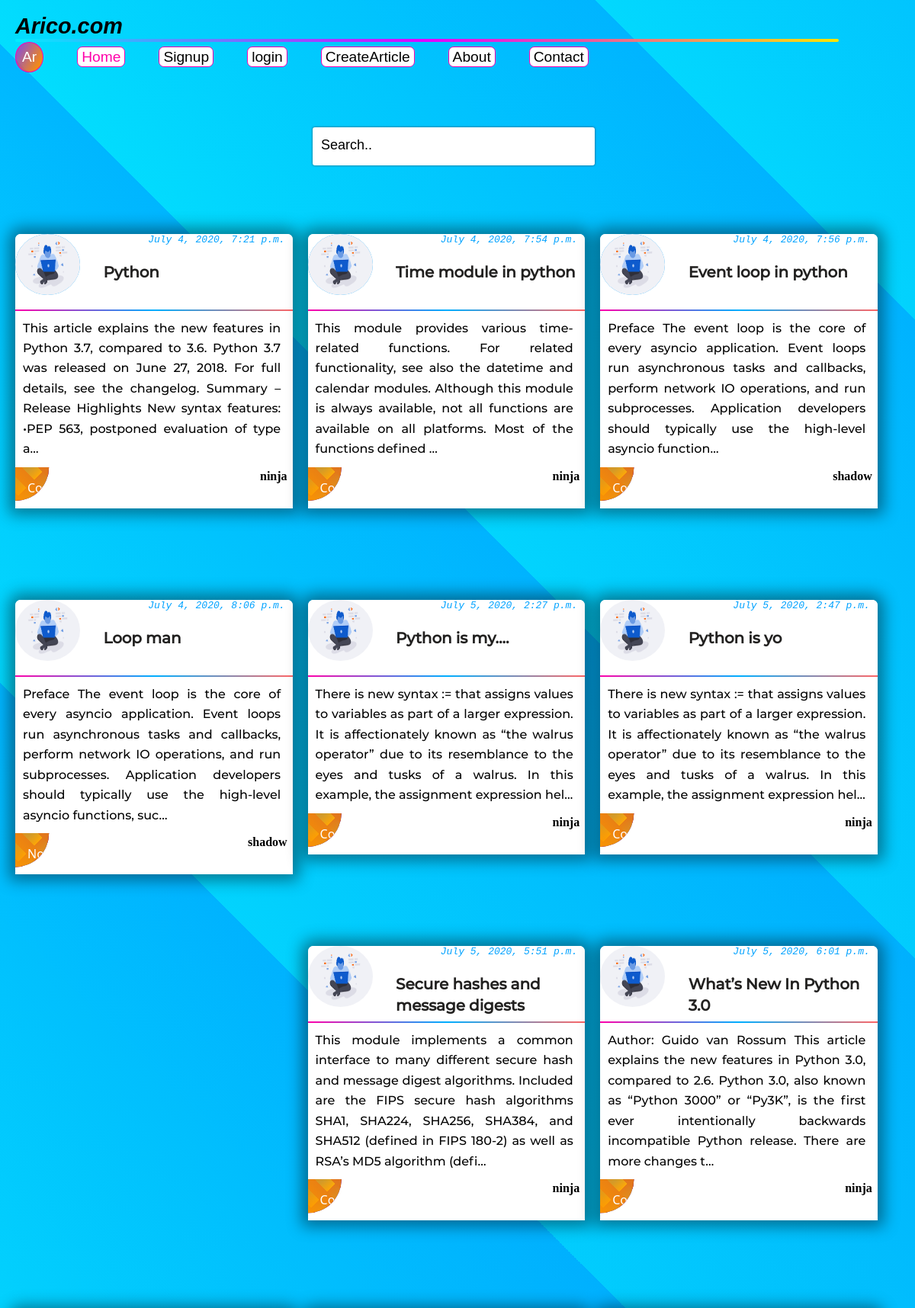
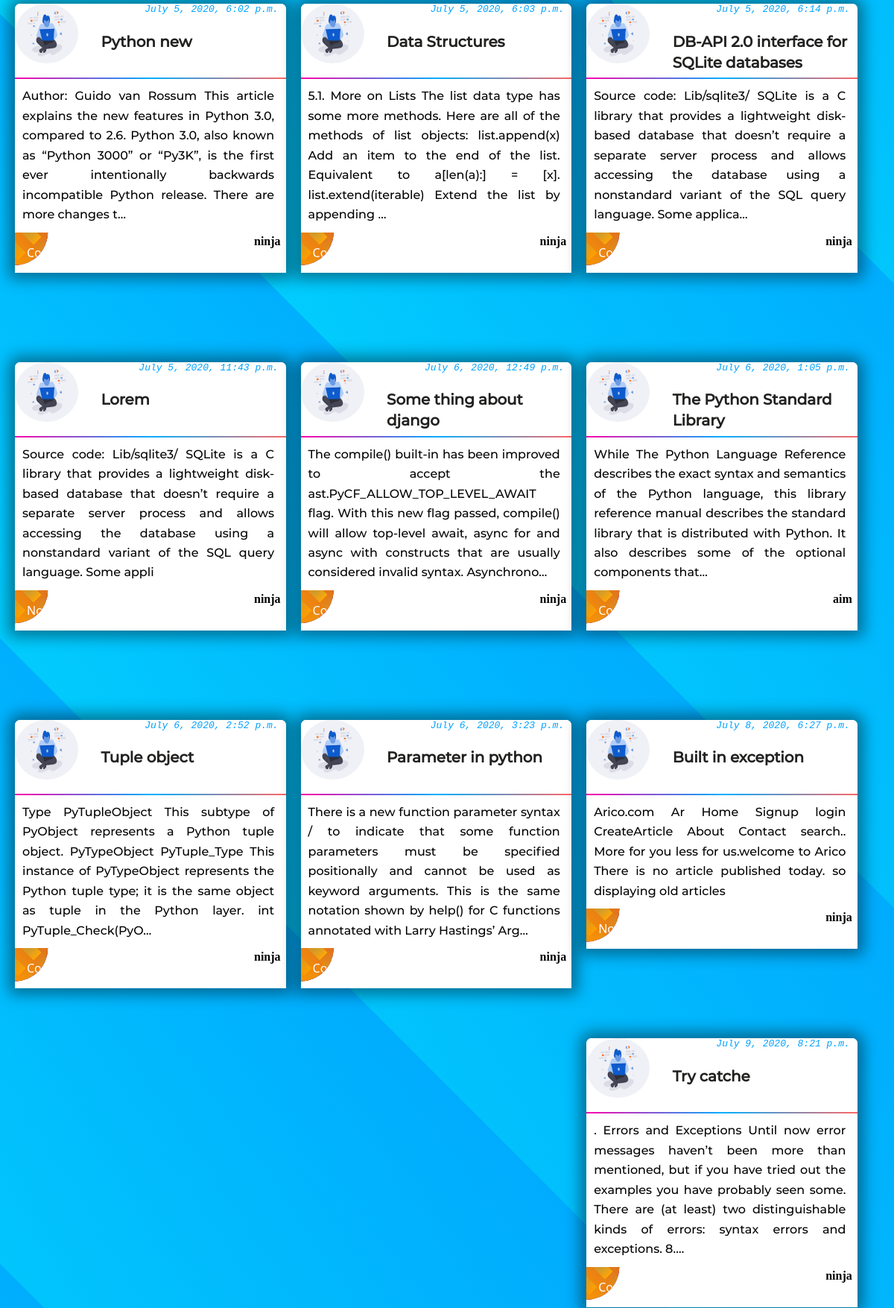
The app's page /search/ (upper part) with its own data (2 pictures, top to bottom).
### article/models.py (models this page shows, shortened)
class arti(models.Model):
    sno=models.AutoField(primary_key=True)
    content=models.TextField()
    cUser=models.ForeignKey(User,on_delete=models.CASCADE,default='server')
    heading=models.CharField(max_length=200)
    timeStamp=models.DateTimeField(default=now)
    server=models.CharField(default='server', max_length=50)
    somefile=models.FileField()
    datee=models.DateField(default=now)

### ninja/views.py (the view)
# urls.py: path('search/',views.search, name='search'),
def search(request):
    if request.method=="GET":
        se=request.GET.get('search','')
        query1=arti.objects.filter(heading__icontains=se)
        query2=arti.objects.filter(content__icontains=se)
        query=query1.union(query2)
        if query.count()==0:
            messages.error(request,'there is no item,which matches your keyword pls right keyword .....')
        params1={'params':query}
    return render(request,'search.html',params1)

### templates/search.html (shortened to what this page needs)
<!DOCTYPE html>
<html lang="en">
<head>
	{% load static %}
	{% load humanize %}
	<link rel="stylesheet" href="{% static 'article/start.css' %}">
</head>
<body>
	<br>
	<h5 class="arico">Arico.com</h5>
	<div class="hr"></div>
	<div class="container" id="container">
		<ul class="searchul" id="animation">
			<li>Ar</li>
			<li style="color: rgb(255, 0, 170);">Home</li>
			<li><a href="/signup">Signup</a></li>
			<li><a href="/login">login</a></li>
			<li><a href="/login/create">CreateArticle</a></li>
			<li><a href="/signup">About</a></li>
			<li><a href="/signup">Contact</a></li>
		</ul>
		<br>
	</div>
	<br>
	<br>
	<br>
		<center>
		<form action="/search" method="GET">
			<input type="search" class="search" name="search" required minlength="4" placeholder="Search..">
		</form>
		</center>
	{% for i in params %}
	<div class="goes">
		<div class="holder">
			<img src="{% static 'article/imag9es (6).png' %}" alt="ninja" class="img" title="user image">
			<i class="date">{{i.timeStamp}}</i>
			<h3>{{i.heading|truncatewords:7|capfirst}}</h3>
			<div class="color-full"></div>
			<p class="pa">
				{{i.content|truncatechars:250|capfirst}}
			</p>
			<b class="name">{{i.cUser}}</b>
			<div class="clip">
			{% if i.content|length > 345 %}
			<a href="/readmore{{i.sno}}{{i.heading}}"
				style="color: white ; font-family: 'Segoe UI', Tahoma, Geneva, Verdana, sans-serif;">ContinueReading</a>
			{% else %}
			<a href="#" style="color: white ; font-family: 'Segoe UI', Tahoma, Geneva, Verdana, sans-serif;">No more
				content</a>
			{% endif %}
		</div>
		</div>
	</div>
	{% endfor %}
	<br>
</body>
</html>

### article/static/article/start.css (style rules this page uses)
* { box-sizing: border-box; padding: 0px; margin: 0px; }
body { background: linear-gradient(-45deg, rgb(0, 160, 252), transparent), repeating-linear-gradient( 45deg, rgba(1, 217, 255, 0.829) 5%, hsl(197, 100%, 50%) 15%, transparent 5%, transparent 10% ), rgba(7, 247, 247, 0.993) repeating-linear-gradient( -45deg, rgb(22, 208, 255) 10%, rgb(0, 235, 215) 10%, transparent 5%, transparent 10% ); height: 100vh; }
.clip { width: 100%; background: linear-gradient(45deg,rgb(252, 151, 0),transparent),repeating-linear-gradient(45deg,purple 0%,purple 5%, transparent 5%,transparent 10% ), purple repeating-linear-gradient(-45deg,rgb(255, 241, 42) 0%,rgb(0, 170, 248) 5%,transparent 15%,transparent 10% ); padding: 1em; position: relative; clip-path: circle(17% at 0% 0%); transition: all 1s linear; }
a { text-decoration: none; color: black; }
ul { list-style: none; }
.container { width: 100%; display: block; transition: 1s; overflow-y: hidden; overflow-x: scroll; white-space: nowrap; }
ul { margin-left: 0px; transition: 3s; }
li { z-index: 5; display: inline-block; margin: 0px 20px; margin-left: 20px; background: white; border: 1.2px solid #fe01b2; font-family: myfont1; font-size: larger; color: rgb(17, 10, 10); font-weight: lighter; border-radius: 7px; padding: 1.5px; padding-left: 5px; padding-right: 5px; font-family: "Lucida Sans", "Lucida Sans Regular", "Lucida Grande", "Lucida Sans Unicode", Geneva, Verdana, sans-serif; }
li:nth-child(1) { padding: 8px; border-radius: 50%; box-shadow: none; color: white; background: linear-gradient( 300deg, rgb(255, 145, 0) 10%, rgba(255, 0, 140, 0.6) 80% ); }
.search { padding: 11px; height: 50px; border-radius: 3px; float: none; box-shadow: 0 0 3px 0px rgba(0, 0, 0, 0.6); margin-right: 10px; width: 370px; border: none; font-family: "Lucida Sans", "Lucida Sans Regular", "Lucida Grande", "Lucida Sans Unicode", Geneva, Verdana, sans-serif; }
.search::placeholder { font-family: "Lucida Sans", "Lucida Sans Regular", "Lucida Grande", "Lucida Sans Unicode", Geneva, Verdana, sans-serif; color: black; font-size: large; font-weight: 500; }
.goes { float: left; width: 30.3%; margin-top: 90px; cursor: pointer; margin-left: 20px; background: white; margin-bottom: 30px; box-shadow: 0 0 20px 8px #0000006b; border-radius: 7px; border-bottom-left-radius: 0px; border-bottom-right-radius: 0px; }
.img { width: 85px; height: 80px; background: rgba(2, 162, 255, 0.986); border-radius: 50%; }
.holder { transition: 1s linear; background: rgba(255, 255, 255); border-radius: 7px; }
.name { float: right; clear: both; padding: 3px; margin-right: 4px; font-family: font1; }
h3 { position: relative; top: -55px; margin: 0px; height: 1px; padding: 0px; left: 108px; width: 73%; font-family: myfont; font-style: normal; font-weight: 700; font-size: 20px; line-height: 28px; letter-spacing: -0.114286px; padding: 7.5px; color:#222120c0; text-align: initial; color: rgb(34, 33, 32); }
.date { float: right; clear: both; margin-right: 10px; font-family: monospace; color: rgb(0, 162, 255); }
p { font-family: "Segoe UI", Tahoma, Geneva, Verdana, sans-serif; font-size: large; text-align: justify; margin: 10px; line-height: 35px; margin-left: 10px; }
.arico { margin-left: 20px; color: black; font-family:'Lucida Sans', 'Lucida Sans Regular', 'Lucida Grande', 'Lucida Sans Unicode', Geneva, Verdana, sans-serif; font-style: oblique; font-size: 1.8em; }
.hr { margin-left: 20px; width: 90%; height: 3.5px; border-radius: 5px; background: linear-gradient(45deg,rgb(0, 238, 255),rgb(225, 0, 255),rgb(255, 230, 0)); }
.color-full { width: 100%; height: 2px; background: linear-gradient(45deg,rgb(255, 1, 170),rgb(0, 174, 255),rgba(255, 0, 0, 0.6)); }
.pa { font-family: myfont; font-size: 1rem; line-height: 1.655rem; width: 93%; color: #000000;; text-align: justify; font-weight: 500; }
a { font-weight: 500; }

### records on screen
arti: timeStamp "July 4, 2020, 7:21 p.m.", heading "Python", content "This article explains the new features in Python 3.7, compared to 3.6. Python 3.7 was released on June 27, 2018. For full details, see the changelog. Summary – Release Highlights New syntax features: •PEP 563, postponed evaluation of type a…", cUser "ninja"
arti: timeStamp "July 4, 2020, 7:54 p.m.", heading "Time module in python", content "This module provides various time-related functions. For related functionality, see also the datetime and calendar modules. Although this module is always available, not all functions are available on all platforms. Most of the functions defined …", cUser "ninja"
arti: timeStamp "July 4, 2020, 7:56 p.m.", heading "Event loop in python", content "Preface The event loop is the core of every asyncio application. Event loops run asynchronous tasks and callbacks, perform network IO operations, and run subprocesses. Application developers should typically use the high-level asyncio function…", cUser "shadow"
arti: timeStamp "July 4, 2020, 8:06 p.m.", heading "Loop man", content "Preface The event loop is the core of every asyncio application. Event loops run asynchronous tasks and callbacks, perform network IO operations, and run subprocesses. Application developers should typically use the high-level asyncio functions, suc…", cUser "shadow", shows "No more content"
arti: timeStamp "July 5, 2020, 2:27 p.m.", heading "Python is my....", content "There is new syntax := that assigns values to variables as part of a larger expression. It is affectionately known as “the walrus operator” due to its resemblance to the eyes and tusks of a walrus. In this example, the assignment expression hel…", cUser "ninja"
arti: timeStamp "July 5, 2020, 2:47 p.m.", heading "Python is yo", content "There is new syntax := that assigns values to variables as part of a larger expression. It is affectionately known as “the walrus operator” due to its resemblance to the eyes and tusks of a walrus. In this example, the assignment expression hel…", cUser "ninja"
arti: timeStamp "July 5, 2020, 5:51 p.m.", heading "Secure hashes and message digests", content "This module implements a common interface to many different secure hash and message digest algorithms. Included are the FIPS secure hash algorithms SHA1, SHA224, SHA256, SHA384, and SHA512 (defined in FIPS 180-2) as well as RSA’s MD5 algorithm (defi…", cUser "ninja"
arti: timeStamp "July 5, 2020, 6:01 p.m.", heading "What’s New In Python 3.0", content "Author: Guido van Rossum This article explains the new features in Python 3.0, compared to 2.6. Python 3.0, also known as “Python 3000” or “Py3K”, is the first ever intentionally backwards incompatible Python release. There are more changes t…", cUser "ninja"
arti: timeStamp "July 5, 2020, 6:02 p.m.", heading "Python new", content "Author: Guido van Rossum This article explains the new features in Python 3.0, compared to 2.6. Python 3.0, also known as “Python 3000” or “Py3K”, is the first ever intentionally backwards incompatible Python release. There are more changes t…", cUser "ninja"
arti: timeStamp "July 5, 2020, 6:03 p.m.", heading "Data Structures", content "5.1. More on Lists The list data type has some more methods. Here are all of the methods of list objects: list.append(x) Add an item to the end of the list. Equivalent to a[len(a):] = [x]. list.extend(iterable) Extend the list by appending …", cUser "ninja"
arti: timeStamp "July 5, 2020, 6:14 p.m.", heading "DB-API 2.0 interface for SQLite databases", content "Source code: Lib/sqlite3/ SQLite is a C library that provides a lightweight disk-based database that doesn’t require a separate server process and allows accessing the database using a nonstandard variant of the SQL query language. Some applica…", cUser "ninja"
arti: timeStamp "July 5, 2020, 11:43 p.m.", heading "Lorem", content "Source code: Lib/sqlite3/ SQLite is a C library that provides a lightweight disk-based database that doesn’t require a separate server process and allows accessing the database using a nonstandard variant of the SQL query language. Some appli", cUser "ninja", shows "No more content"
arti: timeStamp "July 6, 2020, 12:49 p.m.", heading "Some thing about django", content "The compile() built-in has been improved to accept the ast.PyCF_ALLOW_TOP_LEVEL_AWAIT flag. With this new flag passed, compile() will allow top-level await, async for and async with constructs that are usually considered invalid syntax. Asynchrono…", cUser "ninja"
arti: timeStamp "July 6, 2020, 1:05 p.m.", heading "The Python Standard Library", content "While The Python Language Reference describes the exact syntax and semantics of the Python language, this library reference manual describes the standard library that is distributed with Python. It also describes some of the optional components that…", cUser "aim"
arti: timeStamp "July 6, 2020, 2:52 p.m.", heading "Tuple object", content "Type PyTupleObject This subtype of PyObject represents a Python tuple object. PyTypeObject PyTuple_Type This instance of PyTypeObject represents the Python tuple type; it is the same object as tuple in the Python layer. int PyTuple_Check(PyO…", cUser "ninja"
arti: timeStamp "July 6, 2020, 3:23 p.m.", heading "Parameter in python", content "There is a new function parameter syntax / to indicate that some function parameters must be specified positionally and cannot be used as keyword arguments. This is the same notation shown by help() for C functions annotated with Larry Hastings’ Arg…", cUser "ninja"
arti: timeStamp "July 8, 2020, 6:27 p.m.", heading "Built in exception", content "Arico.com Ar Home Signup login CreateArticle About Contact search.. More for you less for us.welcome to Arico There is no article published today. so displaying old articles", cUser "ninja", shows "No more content"
arti: timeStamp "July 9, 2020, 8:21 p.m.", heading "Try catche", content ". Errors and Exceptions Until now error messages haven’t been more than mentioned, but if you have tried out the examples you have probably seen some. There are (at least) two distinguishable kinds of errors: syntax errors and exceptions. 8.…", cUser "ninja"
